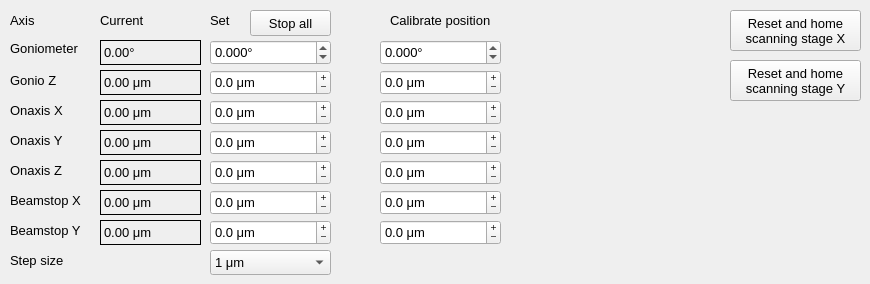
    <widget class="QWidget" name="tab_3">
     <attribute name="title">
      <string>Microscope / beamstop alignment</string>
     </attribute>
     <widget class="QLabel" name="labelOnaxisXposition">
      <property name="geometry">
       <rect>
        <x>100</x>
        <y>100</y>
        <width>101</width>
        <height>25</height>
       </rect>
      </property>
      <property name="font">
       <font>
        <pointsize>10</pointsize>
       </font>
      </property>
      <property name="frameShape">
       <enum>QFrame::Box</enum>
      </property>
      <property name="text">
       <string>0.00 μm</string>
      </property>
      <property name="textFormat">
       <enum>Qt::PlainText</enum>
      </property>
      <property name="alignment">
       <set>Qt::AlignLeading|Qt::AlignLeft|Qt::AlignVCenter</set>
      </property>
      <property name="margin">
       <number>0</number>
      </property>
      <property name="indent">
       <number>3</number>
      </property>
     </widget>
     <widget class="QDoubleSpinBox" name="doubleSpinBoxOnaxisXposition">
      <property name="geometry">
       <rect>
        <x>210</x>
        <y>100</y>
        <width>121</width>
        <height>25</height>
       </rect>
      </property>
      <property name="font">
       <font>
        <pointsize>10</pointsize>
       </font>
      </property>
      <property name="locale">
       <locale language="English" country="UnitedStates"/>
      </property>
      <property name="readOnly">
       <bool>false</bool>
      </property>
      <property name="buttonSymbols">
       <enum>QAbstractSpinBox::PlusMinus</enum>
      </property>
      <property name="suffix">
       <string> μm</string>
      </property>
      <property name="decimals">
       <number>1</number>
      </property>
      <property name="minimum">
       <double>-99999999.000000000000000</double>
      </property>
      <property name="maximum">
       <double>99999999.000000000000000</double>
      </property>
      <property name="value">
       <double>0.000000000000000</double>
      </property>
     </widget>
     <widget class="QLabel" name="label_145">
      <property name="geometry">
       <rect>
        <x>10</x>
        <y>100</y>
        <width>91</width>
        <height>20</height>
       </rect>
      </property>
      <property name="font">
       <font>
        <pointsize>10</pointsize>
       </font>
      </property>
      <property name="text">
       <string>Onaxis X</string>
      </property>
     </widget>
     <widget class="QLabel" name="label_146">
      <property name="geometry">
       <rect>
        <x>10</x>
        <y>130</y>
        <width>91</width>
        <height>20</height>
       </rect>
      </property>
      <property name="font">
       <font>
        <pointsize>10</pointsize>
       </font>
      </property>
      <property name="text">
       <string>Onaxis Y</string>
      </property>
     </widget>
     <widget class="QLabel" name="labelOnaxisYposition">
      <property name="geometry">
       <rect>
        <x>100</x>
        <y>130</y>
        <width>101</width>
        <height>25</height>
       </rect>
      </property>
      <property name="font">
       <font>
        <pointsize>10</pointsize>
       </font>
      </property>
      <property name="frameShape">
       <enum>QFrame::Box</enum>
      </property>
      <property name="text">
       <string>0.00 μm</string>
      </property>
      <property name="textFormat">
       <enum>Qt::PlainText</enum>
      </property>
      <property name="alignment">
       <set>Qt::AlignLeading|Qt::AlignLeft|Qt::AlignVCenter</set>
      </property>
      <property name="margin">
       <number>0</number>
      </property>
      <property name="indent">
       <number>3</number>
      </property>
     </widget>
     <widget class="QDoubleSpinBox" name="doubleSpinBoxOnaxisYposition">
      <property name="geometry">
       <rect>
        <x>210</x>
        <y>130</y>
        <width>121</width>
        <height>25</height>
       </rect>
      </property>
      <property name="font">
       <font>
        <pointsize>10</pointsize>
       </font>
      </property>
      <property name="locale">
       <locale language="English" country="UnitedStates"/>
      </property>
      <property name="readOnly">
       <bool>false</bool>
      </property>
      <property name="buttonSymbols">
       <enum>QAbstractSpinBox::PlusMinus</enum>
      </property>
      <property name="suffix">
       <string> μm</string>
      </property>
      <property name="decimals">
       <number>1</number>
      </property>
      <property name="minimum">
       <double>-99999999.000000000000000</double>
      </property>
      <property name="maximum">
       <double>99999999.000000000000000</double>
      </property>
      <property name="value">
       <double>0.000000000000000</double>
      </property>
     </widget>
     <widget class="QLabel" name="label_147">
      <property name="geometry">
       <rect>
        <x>10</x>
        <y>160</y>
        <width>91</width>
        <height>20</height>
       </rect>
      </property>
      <property name="font">
       <font>
        <pointsize>10</pointsize>
       </font>
      </property>
      <property name="text">
       <string>Onaxis Z</string>
      </property>
     </widget>
     <widget class="QLabel" name="labelOnaxisZposition">
      <property name="geometry">
       <rect>
        <x>100</x>
        <y>160</y>
        <width>101</width>
        <height>25</height>
       </rect>
      </property>
      <property name="font">
       <font>
        <pointsize>10</pointsize>
       </font>
      </property>
      <property name="frameShape">
       <enum>QFrame::Box</enum>
      </property>
      <property name="text">
       <string>0.00 μm</string>
      </property>
      <property name="textFormat">
       <enum>Qt::PlainText</enum>
      </property>
      <property name="alignment">
       <set>Qt::AlignLeading|Qt::AlignLeft|Qt::AlignVCenter</set>
      </property>
      <property name="margin">
       <number>0</number>
      </property>
      <property name="indent">
       <number>3</number>
      </property>
     </widget>
     <widget class="QDoubleSpinBox" name="doubleSpinBoxOnaxisZposition">
      <property name="geometry">
       <rect>
        <x>210</x>
        <y>160</y>
        <width>121</width>
        <height>25</height>
       </rect>
      </property>
      <property name="font">
       <font>
        <pointsize>10</pointsize>
       </font>
      </property>
      <property name="locale">
       <locale language="English" country="UnitedStates"/>
      </property>
      <property name="readOnly">
       <bool>false</bool>
      </property>
      <property name="buttonSymbols">
       <enum>QAbstractSpinBox::PlusMinus</enum>
      </property>
      <property name="suffix">
       <string> μm</string>
      </property>
      <property name="decimals">
       <number>1</number>
      </property>
      <property name="minimum">
       <double>-99999999.000000000000000</double>
      </property>
      <property name="maximum">
       <double>99999999.000000000000000</double>
      </property>
      <property name="value">
       <double>0.000000000000000</double>
      </property>
     </widget>
     <widget class="QLabel" name="labelBeamstopXposition">
      <property name="geometry">
       <rect>
        <x>100</x>
        <y>190</y>
        <width>101</width>
        <height>25</height>
       </rect>
      </property>
      <property name="font">
       <font>
        <pointsize>10</pointsize>
       </font>
      </property>
      <property name="frameShape">
       <enum>QFrame::Box</enum>
      </property>
      <property name="text">
       <string>0.00 μm</string>
      </property>
      <property name="textFormat">
       <enum>Qt::PlainText</enum>
      </property>
      <property name="alignment">
       <set>Qt::AlignLeading|Qt::AlignLeft|Qt::AlignVCenter</set>
      </property>
      <property name="margin">
       <number>0</number>
      </property>
      <property name="indent">
       <number>3</number>
      </property>
     </widget>
     <widget class="QLabel" name="label_148">
      <property name="geometry">
       <rect>
        <x>10</x>
        <y>190</y>
        <width>91</width>
        <height>20</height>
       </rect>
      </property>
      <property name="font">
       <font>
        <pointsize>10</pointsize>
       </font>
      </property>
      <property name="text">
       <string>Beamstop X</string>
      </property>
     </widget>
     <widget class="QDoubleSpinBox" name="doubleSpinBoxBeamstopXposition">
      <property name="geometry">
       <rect>
        <x>210</x>
        <y>190</y>
        <width>121</width>
        <height>25</height>
       </rect>
      </property>
      <property name="font">
       <font>
        <pointsize>10</pointsize>
       </font>
      </property>
      <property name="locale">
       <locale language="English" country="UnitedStates"/>
      </property>
      <property name="readOnly">
       <bool>false</bool>
      </property>
      <property name="buttonSymbols">
       <enum>QAbstractSpinBox::PlusMinus</enum>
      </property>
      <property name="suffix">
       <string> μm</string>
      </property>
      <property name="decimals">
       <number>1</number>
      </property>
      <property name="minimum">
       <double>-99999999.000000000000000</double>
      </property>
      <property name="maximum">
       <double>99999999.000000000000000</double>
      </property>
      <property name="value">
       <double>0.000000000000000</double>
      </property>
     </widget>
     <widget class="QDoubleSpinBox" name="doubleSpinBoxBeamstopYposition">
      <property name="geometry">
       <rect>
        <x>210</x>
        <y>220</y>
        <width>121</width>
        <height>25</height>
       </rect>
      </property>
      <property name="font">
       <font>
        <pointsize>10</pointsize>
       </font>
      </property>
      <property name="locale">
       <locale language="English" country="UnitedStates"/>
      </property>
      <property name="readOnly">
       <bool>false</bool>
      </property>
      <property name="buttonSymbols">
       <enum>QAbstractSpinBox::PlusMinus</enum>
      </property>
      <property name="suffix">
       <string> μm</string>
      </property>
      <property name="decimals">
       <number>1</number>
      </property>
      <property name="minimum">
       <double>-99999999.000000000000000</double>
      </property>
      <property name="maximum">
       <double>99999999.000000000000000</double>
      </property>
      <property name="value">
       <double>0.000000000000000</double>
      </property>
     </widget>
     <widget class="QLabel" name="labelBeamstopYposition">
      <property name="geometry">
       <rect>
        <x>100</x>
        <y>220</y>
        <width>101</width>
        <height>25</height>
       </rect>
      </property>
      <property name="font">
       <font>
        <pointsize>10</pointsize>
       </font>
      </property>
      <property name="frameShape">
       <enum>QFrame::Box</enum>
      </property>
      <property name="text">
       <string>0.00 μm</string>
      </property>
      <property name="textFormat">
       <enum>Qt::PlainText</enum>
      </property>
      <property name="alignment">
       <set>Qt::AlignLeading|Qt::AlignLeft|Qt::AlignVCenter</set>
      </property>
      <property name="margin">
       <number>0</number>
      </property>
      <property name="indent">
       <number>3</number>
      </property>
     </widget>
     <widget class="QLabel" name="label_149">
      <property name="geometry">
       <rect>
        <x>10</x>
        <y>220</y>
        <width>91</width>
        <height>20</height>
       </rect>
      </property>
      <property name="font">
       <font>
        <pointsize>10</pointsize>
       </font>
      </property>
      <property name="text">
       <string>Beamstop Y</string>
      </property>
     </widget>
     <widget class="QPushButton" name="pushButtonStopAll2">
      <property name="geometry">
       <rect>
        <x>250</x>
        <y>10</y>
        <width>81</width>
        <height>26</height>
       </rect>
      </property>
      <property name="font">
       <font>
        <pointsize>10</pointsize>
       </font>
      </property>
      <property name="text">
       <string>Stop all</string>
      </property>
     </widget>
     <widget class="QLabel" name="label_23">
      <property name="geometry">
       <rect>
        <x>10</x>
        <y>40</y>
        <width>151</width>
        <height>16</height>
       </rect>
      </property>
      <property name="font">
       <font>
        <pointsize>10</pointsize>
       </font>
      </property>
      <property name="text">
       <string>Goniometer</string>
      </property>
     </widget>
     <widget class="QDoubleSpinBox" name="doubleSpinBoxGonioAngle_2">
      <property name="geometry">
       <rect>
        <x>210</x>
        <y>40</y>
        <width>121</width>
        <height>25</height>
       </rect>
      </property>
      <property name="font">
       <font>
        <pointsize>10</pointsize>
       </font>
      </property>
      <property name="suffix">
       <string>°</string>
      </property>
      <property name="decimals">
       <number>3</number>
      </property>
      <property name="minimum">
       <double>-3600.000000000000000</double>
      </property>
      <property name="maximum">
       <double>3600.000000000000000</double>
      </property>
      <property name="singleStep">
       <double>0.010000000000000</double>
      </property>
      <property name="value">
       <double>0.000000000000000</double>
      </property>
     </widget>
     <widget class="QLabel" name="labelGonioAngle_2">
      <property name="geometry">
       <rect>
        <x>100</x>
        <y>40</y>
        <width>101</width>
        <height>25</height>
       </rect>
      </property>
      <property name="font">
       <font>
        <pointsize>10</pointsize>
       </font>
      </property>
      <property name="frameShape">
       <enum>QFrame::Box</enum>
      </property>
      <property name="text">
       <string>0.00°</string>
      </property>
      <property name="textFormat">
       <enum>Qt::PlainText</enum>
      </property>
      <property name="alignment">
       <set>Qt::AlignLeading|Qt::AlignLeft|Qt::AlignVCenter</set>
      </property>
      <property name="margin">
       <number>0</number>
      </property>
      <property name="indent">
       <number>3</number>
      </property>
     </widget>
     <widget class="QLabel" name="label_150">
      <property name="geometry">
       <rect>
        <x>10</x>
        <y>10</y>
        <width>91</width>
        <height>20</height>
       </rect>
      </property>
      <property name="font">
       <font>
        <pointsize>10</pointsize>
       </font>
      </property>
      <property name="text">
       <string>Axis</string>
      </property>
     </widget>
     <widget class="QLabel" name="label_151">
      <property name="geometry">
       <rect>
        <x>100</x>
        <y>10</y>
        <width>91</width>
        <height>20</height>
       </rect>
      </property>
      <property name="font">
       <font>
        <pointsize>10</pointsize>
       </font>
      </property>
      <property name="text">
       <string>Current </string>
      </property>
     </widget>
     <widget class="QLabel" name="label_152">
      <property name="geometry">
       <rect>
        <x>210</x>
        <y>10</y>
        <width>31</width>
        <height>20</height>
       </rect>
      </property>
      <property name="font">
       <font>
        <pointsize>10</pointsize>
       </font>
      </property>
      <property name="text">
       <string>Set</string>
      </property>
     </widget>
     <widget class="QLabel" name="label_153">
      <property name="geometry">
       <rect>
        <x>390</x>
        <y>10</y>
        <width>121</width>
        <height>20</height>
       </rect>
      </property>
      <property name="font">
       <font>
        <pointsize>10</pointsize>
       </font>
      </property>
      <property name="text">
       <string>Calibrate position</string>
      </property>
     </widget>
     <widget class="QDoubleSpinBox" name="doubleSpinBoxOnaxisYposition_calib">
      <property name="geometry">
       <rect>
        <x>380</x>
        <y>130</y>
        <width>121</width>
        <height>25</height>
       </rect>
      </property>
      <property name="font">
       <font>
        <pointsize>10</pointsize>
       </font>
      </property>
      <property name="locale">
       <locale language="English" country="UnitedStates"/>
      </property>
      <property name="readOnly">
       <bool>false</bool>
      </property>
      <property name="buttonSymbols">
       <enum>QAbstractSpinBox::PlusMinus</enum>
      </property>
      <property name="suffix">
       <string> μm</string>
      </property>
      <property name="decimals">
       <number>1</number>
      </property>
      <property name="minimum">
       <double>-99999999.000000000000000</double>
      </property>
      <property name="maximum">
       <double>99999999.000000000000000</double>
      </property>
      <property name="value">
       <double>0.000000000000000</double>
      </property>
     </widget>
     <widget class="QDoubleSpinBox" name="doubleSpinBoxOnaxisXposition_calib">
      <property name="geometry">
       <rect>
        <x>380</x>
        <y>100</y>
        <width>121</width>
        <height>25</height>
       </rect>
      </property>
      <property name="font">
       <font>
        <pointsize>10</pointsize>
       </font>
      </property>
      <property name="locale">
       <locale language="English" country="UnitedStates"/>
      </property>
      <property name="readOnly">
       <bool>false</bool>
      </property>
      <property name="buttonSymbols">
       <enum>QAbstractSpinBox::PlusMinus</enum>
      </property>
      <property name="suffix">
       <string> μm</string>
      </property>
      <property name="decimals">
       <number>1</number>
      </property>
      <property name="minimum">
       <double>-99999999.000000000000000</double>
      </property>
      <property name="maximum">
       <double>99999999.000000000000000</double>
      </property>
      <property name="value">
       <double>0.000000000000000</double>
      </property>
     </widget>
     <widget class="QDoubleSpinBox" name="doubleSpinBoxBeamstopYposition_calib">
      <property name="geometry">
       <rect>
        <x>380</x>
        <y>220</y>
        <width>121</width>
        <height>25</height>
       </rect>
      </property>
      <property name="font">
       <font>
        <pointsize>10</pointsize>
       </font>
      </property>
      <property name="locale">
       <locale language="English" country="UnitedStates"/>
      </property>
      <property name="readOnly">
       <bool>false</bool>
      </property>
      <property name="buttonSymbols">
       <enum>QAbstractSpinBox::PlusMinus</enum>
      </property>
      <property name="suffix">
       <string> μm</string>
      </property>
      <property name="decimals">
       <number>1</number>
      </property>
      <property name="minimum">
       <double>-99999999.000000000000000</double>
      </property>
      <property name="maximum">
       <double>99999999.000000000000000</double>
      </property>
      <property name="value">
       <double>0.000000000000000</double>
      </property>
     </widget>
     <widget class="QDoubleSpinBox" name="doubleSpinBoxBeamstopXposition_calib">
      <property name="geometry">
       <rect>
        <x>380</x>
        <y>190</y>
        <width>121</width>
        <height>25</height>
       </rect>
      </property>
      <property name="font">
       <font>
        <pointsize>10</pointsize>
       </font>
      </property>
      <property name="locale">
       <locale language="English" country="UnitedStates"/>
      </property>
      <property name="readOnly">
       <bool>false</bool>
      </property>
      <property name="buttonSymbols">
       <enum>QAbstractSpinBox::PlusMinus</enum>
      </property>
      <property name="suffix">
       <string> μm</string>
      </property>
      <property name="decimals">
       <number>1</number>
      </property>
      <property name="minimum">
       <double>-99999999.000000000000000</double>
      </property>
      <property name="maximum">
       <double>99999999.000000000000000</double>
      </property>
      <property name="value">
       <double>0.000000000000000</double>
      </property>
     </widget>
     <widget class="QDoubleSpinBox" name="doubleSpinBoxOnaxisZposition_calib">
      <property name="geometry">
       <rect>
        <x>380</x>
        <y>160</y>
        <width>121</width>
        <height>25</height>
       </rect>
      </property>
      <property name="font">
       <font>
        <pointsize>10</pointsize>
       </font>
      </property>
      <property name="locale">
       <locale language="English" country="UnitedStates"/>
      </property>
      <property name="readOnly">
       <bool>false</bool>
      </property>
      <property name="buttonSymbols">
       <enum>QAbstractSpinBox::PlusMinus</enum>
      </property>
      <property name="suffix">
       <string> μm</string>
      </property>
      <property name="decimals">
       <number>1</number>
      </property>
      <property name="minimum">
       <double>-99999999.000000000000000</double>
      </property>
      <property name="maximum">
       <double>99999999.000000000000000</double>
      </property>
      <property name="value">
       <double>0.000000000000000</double>
      </property>
     </widget>
     <widget class="QDoubleSpinBox" name="doubleSpinBoxGonioAngle_calib">
      <property name="geometry">
       <rect>
        <x>380</x>
        <y>40</y>
        <width>121</width>
        <height>25</height>
       </rect>
      </property>
      <property name="font">
       <font>
        <pointsize>10</pointsize>
       </font>
      </property>
      <property name="suffix">
       <string>°</string>
      </property>
      <property name="decimals">
       <number>3</number>
      </property>
      <property name="minimum">
       <double>-3600.000000000000000</double>
      </property>
      <property name="maximum">
       <double>3600.000000000000000</double>
      </property>
      <property name="singleStep">
       <double>0.001000000000000</double>
      </property>
      <property name="value">
       <double>0.000000000000000</double>
      </property>
     </widget>
     <widget class="QLabel" name="label_154">
      <property name="geometry">
       <rect>
        <x>10</x>
        <y>250</y>
        <width>91</width>
        <height>21</height>
       </rect>
      </property>
      <property name="font">
       <font>
        <pointsize>10</pointsize>
       </font>
      </property>
      <property name="text">
       <string>Step size</string>
      </property>
     </widget>
     <widget class="QComboBox" name="comboBoxStepSize_2">
      <property name="geometry">
       <rect>
        <x>210</x>
        <y>250</y>
        <width>121</width>
        <height>25</height>
       </rect>
      </property>
      <property name="font">
       <font>
        <pointsize>10</pointsize>
       </font>
      </property>
      <property name="currentIndex">
       <number>0</number>
      </property>
      <item>
       <property name="text">
        <string>1 μm</string>
       </property>
      </item>
      <item>
       <property name="text">
        <string>5 μm</string>
       </property>
      </item>
      <item>
       <property name="text">
        <string>10 μm</string>
       </property>
      </item>
      <item>
       <property name="text">
        <string>50 μm</string>
       </property>
      </item>
      <item>
       <property name="text">
        <string>100 μm</string>
       </property>
      </item>
      <item>
       <property name="text">
        <string>250 μm</string>
       </property>
      </item>
      <item>
       <property name="text">
        <string>500 μm</string>
       </property>
      </item>
      <item>
       <property name="text">
        <string>1000 μm</string>
       </property>
      </item>
     </widget>
     <widget class="QDoubleSpinBox" name="doubleSpinBoxGonioZposition">
      <property name="geometry">
       <rect>
        <x>210</x>
        <y>70</y>
        <width>121</width>
        <height>25</height>
       </rect>
      </property>
      <property name="font">
       <font>
        <pointsize>10</pointsize>
       </font>
      </property>
      <property name="locale">
       <locale language="English" country="UnitedStates"/>
      </property>
      <property name="readOnly">
       <bool>false</bool>
      </property>
      <property name="buttonSymbols">
       <enum>QAbstractSpinBox::PlusMinus</enum>
      </property>
      <property name="suffix">
       <string> μm</string>
      </property>
      <property name="decimals">
       <number>1</number>
      </property>
      <property name="minimum">
       <double>-99999999.000000000000000</double>
      </property>
      <property name="maximum">
       <double>99999999.000000000000000</double>
      </property>
      <property name="value">
       <double>0.000000000000000</double>
      </property>
     </widget>
     <widget class="QLabel" name="labelGonioZposition">
      <property name="geometry">
       <rect>
        <x>100</x>
        <y>70</y>
        <width>101</width>
        <height>25</height>
       </rect>
      </property>
      <property name="font">
       <font>
        <pointsize>10</pointsize>
       </font>
      </property>
      <property name="frameShape">
       <enum>QFrame::Box</enum>
      </property>
      <property name="text">
       <string>0.00 μm</string>
      </property>
      <property name="textFormat">
       <enum>Qt::PlainText</enum>
      </property>
      <property name="alignment">
       <set>Qt::AlignLeading|Qt::AlignLeft|Qt::AlignVCenter</set>
      </property>
      <property name="margin">
       <number>0</number>
      </property>
      <property name="indent">
       <number>3</number>
      </property>
     </widget>
     <widget class="QLabel" name="label_155">
      <property name="geometry">
       <rect>
        <x>10</x>
        <y>70</y>
        <width>91</width>
        <height>20</height>
       </rect>
      </property>
      <property name="font">
       <font>
        <pointsize>10</pointsize>
       </font>
      </property>
      <property name="text">
       <string>Gonio Z</string>
      </property>
     </widget>
     <widget class="QDoubleSpinBox" name="doubleSpinBoxGoniometerZposition_calib">
      <property name="geometry">
       <rect>
        <x>380</x>
        <y>70</y>
        <width>121</width>
        <height>25</height>
       </rect>
      </property>
      <property name="font">
       <font>
        <pointsize>10</pointsize>
       </font>
      </property>
      <property name="locale">
       <locale language="English" country="UnitedStates"/>
      </property>
      <property name="readOnly">
       <bool>false</bool>
      </property>
      <property name="buttonSymbols">
       <enum>QAbstractSpinBox::PlusMinus</enum>
      </property>
      <property name="suffix">
       <string> μm</string>
      </property>
      <property name="decimals">
       <number>1</number>
      </property>
      <property name="minimum">
       <double>-99999999.000000000000000</double>
      </property>
      <property name="maximum">
       <double>99999999.000000000000000</double>
      </property>
      <property name="value">
       <double>0.000000000000000</double>
      </property>
     </widget>
     <widget class="QPushButton" name="pushButton">
      <property name="geometry">
       <rect>
        <x>730</x>
        <y>10</y>
        <width>131</width>
        <height>41</height>
       </rect>
      </property>
      <property name="font">
       <font>
        <pointsize>10</pointsize>
       </font>
      </property>
      <property name="text">
       <string>Reset and home
scanning stage X</string>
      </property>
     </widget>
     <widget class="QPushButton" name="pushButton_2">
      <property name="geometry">
       <rect>
        <x>730</x>
        <y>60</y>
        <width>131</width>
        <height>41</height>
       </rect>
      </property>
      <property name="font">
       <font>
        <pointsize>10</pointsize>
       </font>
      </property>
      <property name="text">
       <string>Reset and home
scanning stage Y</string>
      </property>
     </widget>
    </widget>
